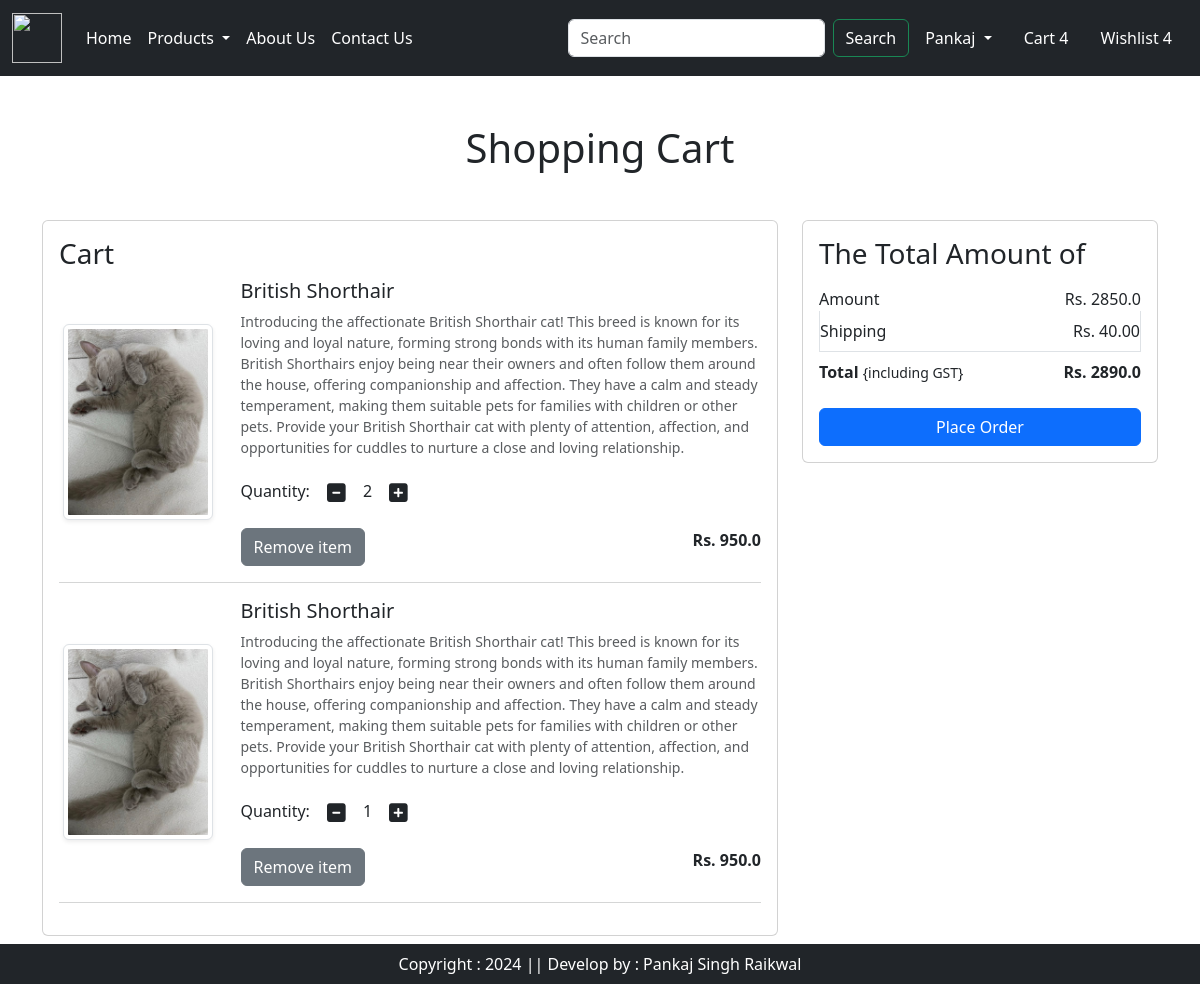
The app's page /cart/ (signed in) with its own data.
### app/models.py (models this page shows, shortened)
class Cart(models.Model):
    user = models.ForeignKey(User, on_delete=models.CASCADE)
    product = models.ForeignKey(product, on_delete=models.CASCADE)
    quantity = models.PositiveIntegerField(default=1)

class product(models.Model):
    title = models.CharField(max_length=100)
    selling_price = models.FloatField()
    discounted_price = models.FloatField()
    description = models.TextField()
    height = models.CharField(max_length = 100)
    weight = models.CharField(max_length = 100)
    breadName = models.CharField(max_length=100)
    category= models.CharField(choices=CATEGORY_CHOICES, max_length= 2)
    product_image = models.ImageField(upload_to='product')

### app/views.py (the view)
# urls.py: path("cart/", views.show_cart, name="showcart"),
def show_cart(request):
    user = request.user
    cart = Cart.objects.filter(user = user)
    amount =0
    for p in cart:
        value = p.quantity * p.product.discounted_price
        amount = amount+ value
    totalamount = amount + 40
    return render(request , 'app/addtocart.html' , locals())

### app/templates/app/addtocart.html (shortened to what this page needs)
{% extends "app/base.html" %}
{% load static %}
{% block main-content %}
<div class="container my-5">
    <div class="row">
        {% if cart %}
            <h1 class="text-center mb-5">Shopping Cart</h1>
            <div class="col-sm-8">
                <div class="card">
                    <div class="card-body">
                        <h3>Cart</h3>
                        {% for item in cart %}
                            <div class="row">
                                <div class="col-sm-3 text-center align-self-center">
                                    <img src="{{item.product.product_image.url}}" alt="" class="img-fluid img-thumbnail shadow-sm" srcset="" height="150" width="150">
                                </div>
                                <div class="col-sm-9">
                                    <div>
                                        <h5>{{item.product.title}}</h5>
                                        <p class="mb-2 text-muted small">{{item.product.description}}</p>
                                        <div class="my-3">
                                            <label for="quantity">Quantity:</label>
                                            <a class="minus-cart btn" pid={{item.product.id}}><i class="fas fa-minus-square fa-lg"></i></a>
                                            <span id="quantity">{{item.quantity}}</span>
                                            <a class="plus-cart btn" pid={{item.product.id}}><i class="fas fa-plus-square fa-lg"></i></a>
                                        </div>
                                        <div class="d-flex justify-content-between">
                                            <a href="#" class="remove-cart btn btn-secondary mr-3" pid={{item.product.id}}>Remove item</a>
                                            <p class="mb-0"><span><strong>Rs. {{item.product.discounted_price}}</strong></span></p>
                                        </div>
                                    </div>
                                </div>
                            </div>
                            <hr class="text-muted">
                        {% endfor %}
                    </div>
                </div>
            </div>
            <div class="col-sm-4">
                <div class="card">
                    <div class="card-body">
                        <h3>The Total Amount of</h3>
                        <ul class="list-group">
                            <li class="list-group-item d-flex justify-content-between align-items-center border-0 px-0 pb-0">Amount <span id="amount">Rs. {{amount}}</span></li>
                            <li class="list-group-item d-flex justify-content-between align-item-center px-0">Shipping <span>Rs. 40.00</span></li>
                            <li class="list-group-item d-flex justify-content-between align-item-center border-0 px-0 mb-3">
                                <div>
                                    <strong>Total</strong> <small>{including GST}</small>
                                </div>
                                <span id="totalamount"><strong>Rs. {{totalamount}}</strong></span>
                            </li>
                        </ul>
                        <div class="d-grid">
                            <a href="{% url 'checkout' %}" class="btn btn-primary">Place Order</a>
                        </div>
                    </div>
                </div>
            </div>
        {% else %}
        <h1 class="text-center mb-5">Cart is Empty</h1>
        {% endif %}
    </div>
</div>
{% endblock main-content %}

### app/templates/app/base.html (shortened to what this page needs)
<!DOCTYPE html>
{% load static %}
<html lang="en">
  <head>
    <link
      href="https://cdn.jsdelivr.net/npm/bootstrap@5.3.3/dist/css/bootstrap.min.css"
      rel="stylesheet"
    />
    <link rel="stylesheet" href="{% static 'app/css/owl.carousel.min.css' %}" />
    <link rel="stylesheet" href="{% static 'app/css/all.min.css' %}" />
    <link rel="stylesheet" href="{% static 'app/css/style.css' %}" />
  </head>
  <body>
    <nav class="navbar navbar-expand-lg navbar-dark bg-dark">
      <div class="container-fluid">
        <a class="navbar-brand" href="#">
          <img src="{% static "app/images/app_image.png" %}" width="50" height="50">
        </a>
        <div class="collapse navbar-collapse" id="navbarSupportedContent">
          <ul class="navbar-nav me-auto mb-2 mb-lg-0">
            {% if request.user.is_authenticated %}
            <li class="nav-item">
              <a class="nav-link active" aria-current="page" href='/'>Home</a>
            </li>
            <li class="nav-item dropdown">
              <a class="nav-link dropdown-toggle text-white" href="#" role="button" data-bs-toggle="dropdown" aria-expanded="false">
                Products
              </a>
            </li>
            <li class="nav-item">
              <a class="nav-link text-white" href="{% url 'about' %}">About Us</a>
            </li>
            <li class="nav-item">
              <a class="nav-link text-white" href="{% url 'contact' %}">Contact Us</a>
            </li>
          </ul>
          <form class="d-flex" role="search">
            <input class="form-control me-2" type="search" placeholder="Search" aria-label="Search">
            <button class="btn btn-outline-success text-white" type="submit">Search</button>
          </form>
        </div>
        <ul class="navbar-nav me-auto mb-2 mb-lg-0">
          <li class="nav-item dropdown mx-2">
            <a class="nav-link dropdown-toggle text-white" href="#" id="profileDropdown" role="button" data-bs-toggle="dropdown" aria-expanded="false">
              Pankaj
            </a>
          </li>
          <li class="nav-item mx-2">
            <a href="{% url 'showcart' %}"  class="nav-link text-white"> Cart 4</a>
          </li>
          <li class="nav-item mx-2">
            <a href="#"  class="nav-link text-white"> Wishlist 4</a>
          </li>
          {% endif %}
        </ul>
      </div>
    </nav>
    {% block main-content %}{% endblock main-content %}
    <footer class="container-fluid bg-dark text-center p-2 text-white fixed-bottom"> Copyright : 2024 || Develop by : Pankaj Singh Raikwal </footer>
  </body>
</html>

### records on screen
Cart: product.product_image (picture), product "British Shorthair", product.description "Introducing the affectionate British Shorthair cat! This breed is known for its loving and loyal nature, forming strong bonds with its human family members. British Shorthairs enjoy being near their owners and often follow them around the house, offering companionship and affection. They have a calm and steady temperament, making them suitable pets for families with children or other pets. Provide your British Shorthair cat with plenty of attention, affection, and opportunities for cuddles to nurture a close and loving relationship.", quantity "2", product.discounted_price "950.0"
Cart: product.product_image (picture), product "British Shorthair", product.description "Introducing the affectionate British Shorthair cat! This breed is known for its loving and loyal nature, forming strong bonds with its human family members. British Shorthairs enjoy being near their owners and often follow them around the house, offering companionship and affection. They have a calm and steady temperament, making them suitable pets for families with children or other pets. Provide your British Shorthair cat with plenty of attention, affection, and opportunities for cuddles to nurture a close and loving relationship.", quantity "1", product.discounted_price "950.0"

### other values on screen
{{ amount }} "2850.0"
{{ totalamount }} "2890.0"
